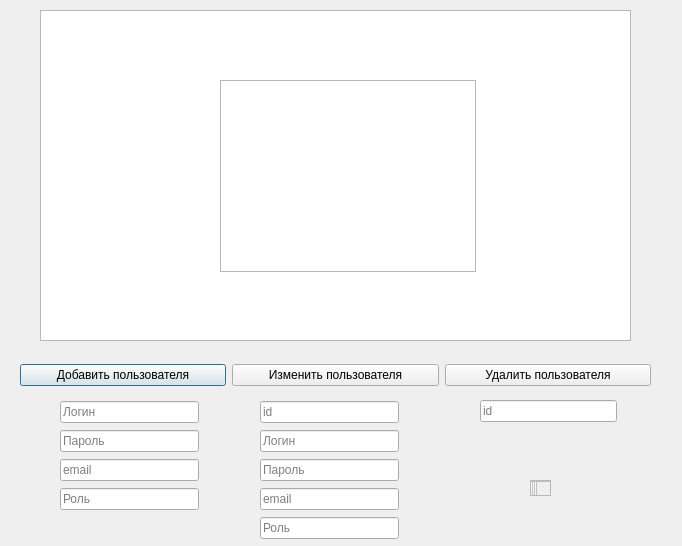
<?xml version="1.0" encoding="UTF-8"?>
<ui version="4.0">
 <class>AdminWindow</class>
 <widget class="QDialog" name="AdminWindow">
  <property name="geometry">
   <rect>
    <x>0</x>
    <y>0</y>
    <width>682</width>
    <height>546</height>
   </rect>
  </property>
  <property name="windowTitle">
   <string>Dialog</string>
  </property>
  <widget class="QTextBrowser" name="textBrowser">
   <property name="enabled">
    <bool>true</bool>
   </property>
   <property name="geometry">
    <rect>
     <x>530</x>
     <y>480</y>
     <width>21</width>
     <height>16</height>
    </rect>
   </property>
  </widget>
  <widget class="QLineEdit" name="delete_id">
   <property name="geometry">
    <rect>
     <x>480</x>
     <y>400</y>
     <width>137</width>
     <height>22</height>
    </rect>
   </property>
   <property name="placeholderText">
    <string>id</string>
   </property>
  </widget>
  <widget class="QWidget" name="layoutWidget">
   <property name="geometry">
    <rect>
     <x>20</x>
     <y>360</y>
     <width>631</width>
     <height>30</height>
    </rect>
   </property>
   <layout class="QHBoxLayout" name="horizontalLayout">
    <item>
     <widget class="QPushButton" name="pushButton">
      <property name="text">
       <string>Добавить пользователя</string>
      </property>
     </widget>
    </item>
    <item>
     <widget class="QPushButton" name="pushButton_2">
      <property name="text">
       <string>Изменить пользователя</string>
      </property>
     </widget>
    </item>
    <item>
     <widget class="QPushButton" name="pushButton_3">
      <property name="text">
       <string>Удалить пользователя</string>
      </property>
     </widget>
    </item>
   </layout>
  </widget>
  <widget class="QWidget" name="layoutWidget">
   <property name="geometry">
    <rect>
     <x>60</x>
     <y>400</y>
     <width>139</width>
     <height>111</height>
    </rect>
   </property>
   <layout class="QVBoxLayout" name="verticalLayout">
    <item>
     <widget class="QLineEdit" name="add_login">
      <property name="placeholderText">
       <string>Логин</string>
      </property>
     </widget>
    </item>
    <item>
     <widget class="QLineEdit" name="add_password">
      <property name="placeholderText">
       <string>Пароль</string>
      </property>
     </widget>
    </item>
    <item>
     <widget class="QLineEdit" name="add_email">
      <property name="placeholderText">
       <string>email</string>
      </property>
     </widget>
    </item>
    <item>
     <widget class="QLineEdit" name="add_role">
      <property name="placeholderText">
       <string>Роль</string>
      </property>
     </widget>
    </item>
   </layout>
  </widget>
  <widget class="QWidget" name="layoutWidget">
   <property name="geometry">
    <rect>
     <x>260</x>
     <y>400</y>
     <width>139</width>
     <height>140</height>
    </rect>
   </property>
   <layout class="QVBoxLayout" name="verticalLayout_2">
    <item>
     <widget class="QLineEdit" name="edit_id">
      <property name="placeholderText">
       <string>id</string>
      </property>
     </widget>
    </item>
    <item>
     <widget class="QLineEdit" name="edit_login">
      <property name="placeholderText">
       <string>Логин</string>
      </property>
     </widget>
    </item>
    <item>
     <widget class="QLineEdit" name="edit_password">
      <property name="placeholderText">
       <string>Пароль</string>
      </property>
     </widget>
    </item>
    <item>
     <widget class="QLineEdit" name="edit_email">
      <property name="placeholderText">
       <string>email</string>
      </property>
     </widget>
    </item>
    <item>
     <widget class="QLineEdit" name="edit_role">
      <property name="placeholderText">
       <string>Роль</string>
      </property>
     </widget>
    </item>
   </layout>
  </widget>
  <widget class="QTableView" name="tableView">
   <property name="geometry">
    <rect>
     <x>40</x>
     <y>10</y>
     <width>591</width>
     <height>331</height>
    </rect>
   </property>
  </widget>
  <widget class="QGraphicsView" name="graphicsView">
   <property name="geometry">
    <rect>
     <x>220</x>
     <y>80</y>
     <width>256</width>
     <height>192</height>
    </rect>
   </property>
  </widget>
 </widget>
 <resources/>
 <connections/>
</ui>
